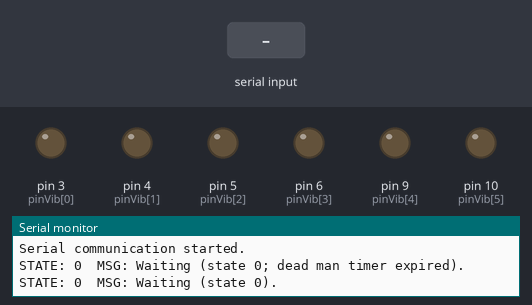
Bench run of a sketch on a simulated Arduino Uno, built with avr-gcc and run on an emulated ATmega328P. On the bench: output pins drawn as LEDs (lit = HIGH), the last lines printed to the serial monitor. The inputs (shaded band) are chosen by the test bench.

Above: at 1.2 s.
1.3 s: byte 1 (1) received over Serial
At 1.7 s:
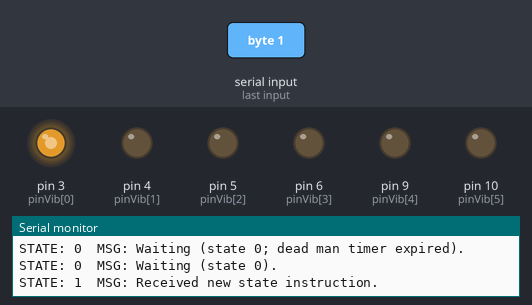
2.8 s: "c" received over Serial
At 3.6 s:
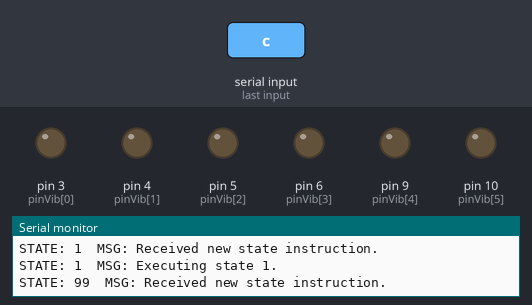
4.3 s: byte 2 (2) received over Serial
At 5.2 s:
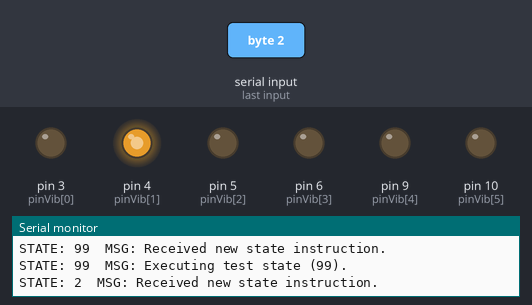
5.8 s: byte 0 (0) received over Serial
At 7.0 s:
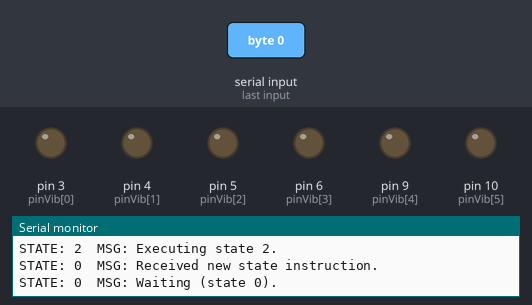
7.3 s: byte 3 (3) received over Serial
At 8.5 s:
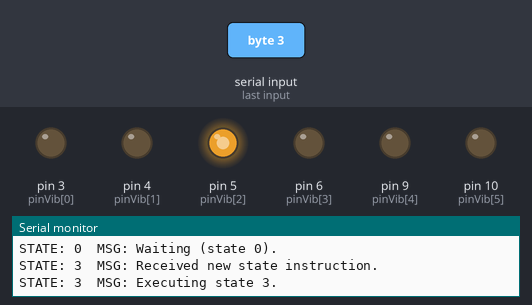
8.8 s: byte 4 (4) received over Serial
At 9.4 s:
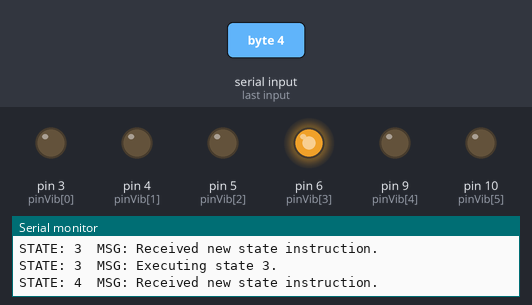
Timing chart, 0 to 15.3 s (numbered marks = the images above; inputs shaded):
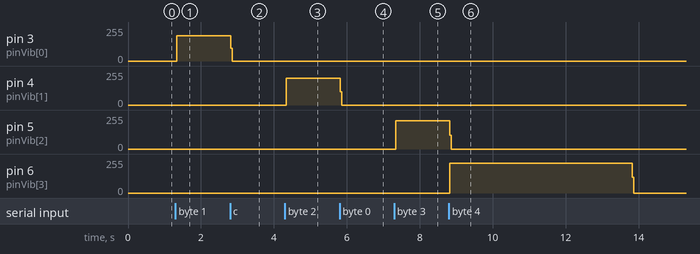

Measured:
- after the input at 1.3 s, pin 3 (pinVib[0]): 0/255 → 191/255 at once
- after the input at 2.8 s, pin 3 (pinVib[0]): 191/255 → 0/255 at once
- after the input at 4.3 s, pin 4 (pinVib[1]): 0/255 → 201/255 at once
- after the input at 5.8 s, pin 4 (pinVib[1]): 201/255 → 0/255 at once
- after the input at 7.3 s, pin 5 (pinVib[2]): 0/255 → 211/255 at once
- after the input at 8.8 s, pin 6 (pinVib[3]): 0/255 → 222/255 at once, → 0/255 5.0 s later

The sketch:

driveVibrationMotors.ino
```cpp
// Pinout for controlling the motors:
byte pinVib[] = {3, 4, 5, 6, 9, 10};
byte nPinVib = sizeof(pinVib) / sizeof(pinVib[0]);

// Set debug to 1 to receive debugging information via the serial port:
bool debug = 1;

// What the Teensy does is controlled externally by writing a byte to the serial port,
// which sets the current "state" of the Teensy as defined by the switch-case statement
// in the main loop.
byte state = 0;

// Dead man timer: unless we receive a serial signal, we will default to state 0
// after a few seconds to endsure the motors won't run forever:
unsigned long deadManTimeout = 5000;
unsigned long deadManTimer;

void setup() {
  // Initialize motor pins:
  for (byte i = 0; i < nPinVib; i++)
  {
      pinMode(pinVib[i], OUTPUT);
  }

  // Initialize serial communication:
  Serial.begin(9600);
  while (!Serial) {
    ; // wait for serial port to connect. Needed for native USB port only
  }
  Serial.println("Serial communication started.");
}

void loop() {
  // First, check if the state has changed:
  if (Serial.available() > 0) {
    state = Serial.read();
    printlnDebug("Received new state instruction.");

    // Reset dead man timer:
    deadManTimer = millis() + deadManTimeout;
  } else if (deadManTimer < millis()) {
    // Default to zero if the dead man timer expires:
    state = 0;
    printlnDebug("Waiting (state 0; dead man timer expired).");
  }

  switch(state) {
    case 0:
      // Waiting state:
      printlnDebug("Waiting (state 0).");
      switchAllVibOff();
      break;

    case 1:
    case 2:
    case 3:
    case 4:
    case 5:
    case 6:
      // Switch on the motor corresponding to the state number:
      char msg[100];
      sprintf(msg, "Executing state %d.", state);
      printlnDebug(msg);
      switchAllVibOff();
      analogWrite(pinVib[state-1], 255);
      break;

    case 99:
      // Test state:
      printlnDebug("Executing test state (99).");
      switchAllVibOff();
      break;

    default:
      printlnDebug("Unknown state. Defaulting to state 0.");
      state = 0;
      break;
  }

}

void switchAllVibOff() {
    for (byte i = 0; i < nPinVib; i++)
    {
        analogWrite(pinVib[i], 0);
    }
}

void printlnDebug(const char* msg){
  // Timer to limit the rate at which messages are printed:
  static unsigned long debugOutputTimer = 0.0;

  // Do print all state changes even if the timer has not yet expired:
  static byte prevState = 0;

  if (debug && ((debugOutputTimer < millis()) || (prevState != state))) {
    Serial.print("STATE: ");
    Serial.print(state, DEC);
    Serial.print("\t");

    Serial.print("MSG: ");
    Serial.println(msg);

    debugOutputTimer = millis()+1000;
    prevState = state;
  }
}
```
